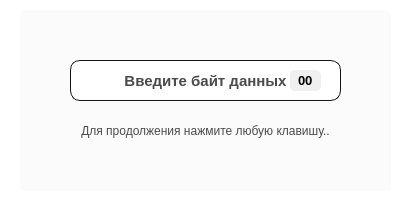
<?xml version="1.0" encoding="UTF-8"?>
<ui version="4.0">
 <class>InfoDialog</class>
 <widget class="QDialog" name="InfoDialog">
  <property name="geometry">
   <rect>
    <x>0</x>
    <y>0</y>
    <width>409</width>
    <height>205</height>
   </rect>
  </property>
  <property name="minimumSize">
   <size>
    <width>409</width>
    <height>205</height>
   </size>
  </property>
  <property name="maximumSize">
   <size>
    <width>409</width>
    <height>205</height>
   </size>
  </property>
  <property name="windowTitle">
   <string/>
  </property>
  <property name="styleSheet">
   <string notr="true">background-color: white;</string>
  </property>
  <widget class="QGroupBox" name="groupBox">
   <property name="geometry">
    <rect>
     <x>20</x>
     <y>10</y>
     <width>371</width>
     <height>181</height>
    </rect>
   </property>
   <property name="styleSheet">
    <string notr="true">/*border: 1px solid rgb(50,50,50);*/
border-radius: 5px;
background-color: rgb(251,251,251);</string>
   </property>
   <property name="title">
    <string/>
   </property>
   <widget class="QLabel" name="infoLabel">
    <property name="geometry">
     <rect>
      <x>50</x>
      <y>50</y>
      <width>271</width>
      <height>41</height>
     </rect>
    </property>
    <property name="font">
     <font>
      <pointsize>11</pointsize>
      <weight>75</weight>
      <bold>true</bold>
     </font>
    </property>
    <property name="styleSheet">
     <string notr="true">color: rgb(75,75,75);
background-color: white;/*rgb(250,250,250);*/
border-radius: 10px;
border: 1px solid rgb(20,20,20);</string>
    </property>
    <property name="text">
     <string>Введите байт данных</string>
    </property>
    <property name="alignment">
     <set>Qt::AlignCenter</set>
    </property>
   </widget>
   <widget class="QLabel" name="pressKeyLabel">
    <property name="geometry">
     <rect>
      <x>50</x>
      <y>100</y>
      <width>271</width>
      <height>41</height>
     </rect>
    </property>
    <property name="font">
     <font>
      <pointsize>9</pointsize>
      <weight>50</weight>
      <bold>false</bold>
     </font>
    </property>
    <property name="styleSheet">
     <string notr="true">color: rgb(75,75,75);
border: 0px;</string>
    </property>
    <property name="text">
     <string>Для продолжения нажмите любую клавишу..</string>
    </property>
    <property name="alignment">
     <set>Qt::AlignCenter</set>
    </property>
   </widget>
   <widget class="QLineEdit" name="byteLineEdit">
    <property name="geometry">
     <rect>
      <x>270</x>
      <y>60</y>
      <width>31</width>
      <height>21</height>
     </rect>
    </property>
    <property name="font">
     <font>
      <pointsize>10</pointsize>
      <weight>75</weight>
      <bold>true</bold>
     </font>
    </property>
    <property name="styleSheet">
     <string notr="true">background-color: rgb(240,240,240);</string>
    </property>
    <property name="text">
     <string>00</string>
    </property>
    <property name="maxLength">
     <number>2</number>
    </property>
    <property name="alignment">
     <set>Qt::AlignCenter</set>
    </property>
   </widget>
  </widget>
 </widget>
 <resources/>
 <connections/>
</ui>
